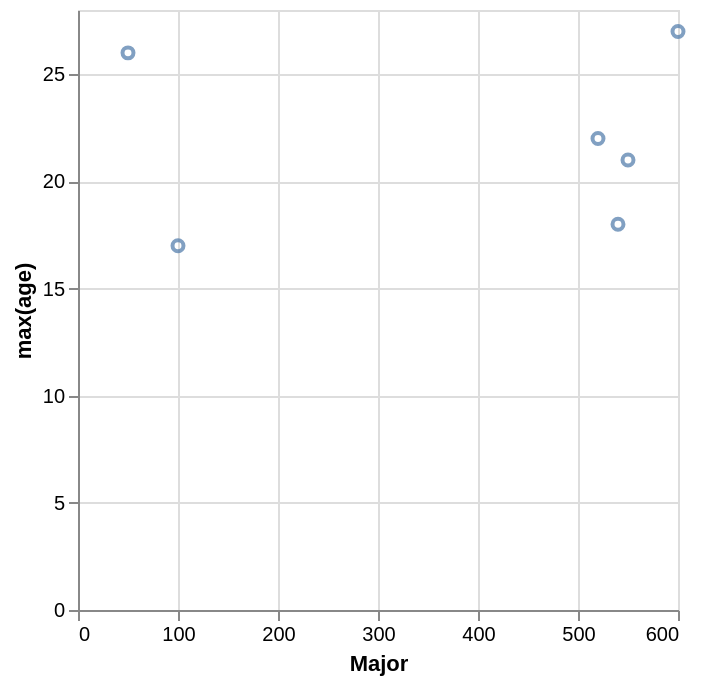

Source (Vega-Lite JSON):
### Vega-Lite specification from a JSON file in a GitHub repository (floating-point values rounded to 4 significant figures)
{"data": {"values": [{"x_data": 50, "y_data": 26}, {"x_data": 100, "y_data": 17}, {"x_data": 520, "y_data": 22}, {"x_data": 540, "y_data": 18}, {"x_data": 550, "y_data": 21}, {"x_data": 600, "y_data": 27}]}, "mark": "point", "encoding": {"x": {"field": "x_data", "type": "quantitative", "title": "Major"}, "y": {"field": "y_data", "type": "quantitative", "title": "max(age)"}}}
